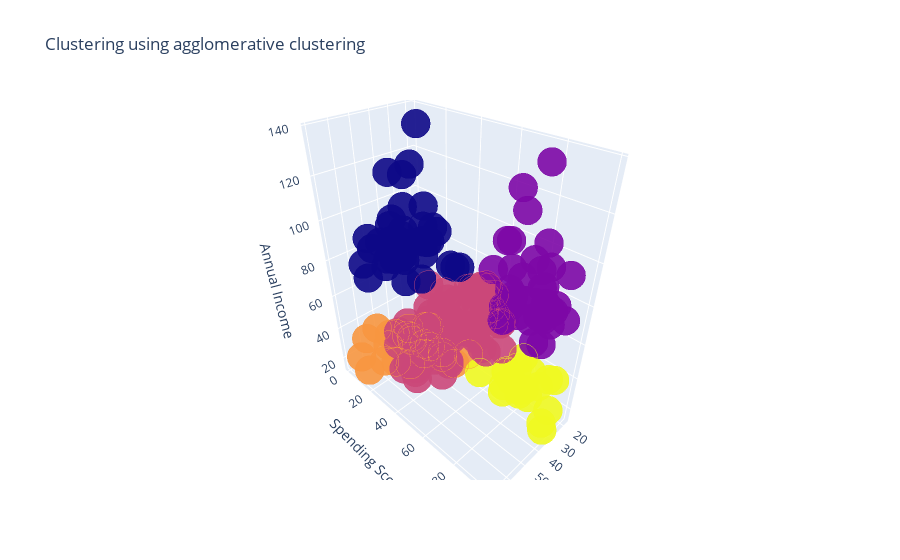

Notebook cell for this chart:
### Code cell
plot_in_h_dim = go.Scatter3d(
    x= customer_data['Age'],
    y= customer_data['Spending Score (1-100)'],
    z= customer_data['Annual Income (k$)'],
    mode = 'markers',
    marker = dict(
        color = customer_data['cluster'],
        size = 10,
        line = dict(
            color = customer_data['cluster'],
            width = 12
        ),
        opacity = 0.9
    )
)

data =[plot_in_h_dim]
layout = go.Layout(
    title = "Clustering using agglomerative clustering",
    scene = dict(
        xaxis = dict(title  = 'Age'),
        yaxis = dict(title  = 'Spending Score'),
        zaxis = dict(title  = 'Annual Income')
    )
)
fig = go.Figure(data =data , layout = layout)
py.offline.iplot(fig)

### Figure 1 — Plotly figure (JSON) as saved in the notebook; plotly's stock layout.template omitted (floating-point values rounded to 4 significant figures; data arrays with more than 128 entries replaced by an {"elided": "..."} marker saying what was removed)
{"data": [{"marker": {"color": {"elided": "200 int values"}, "line": {"color": {"elided": "200 int values"}, "width": 12}, "opacity": 0.9, "size": 10}, "mode": "markers", "type": "scatter3d", "x": {"elided": "200 int values"}, "y": {"elided": "200 int values"}, "z": {"elided": "200 int values"}}], "layout": {"scene": {"xaxis": {"title": {"text": "Age"}}, "yaxis": {"title": {"text": "Spending Score"}}, "zaxis": {"title": {"text": "Annual Income"}}}, "title": {"text": "Clustering using agglomerative clustering"}}}
